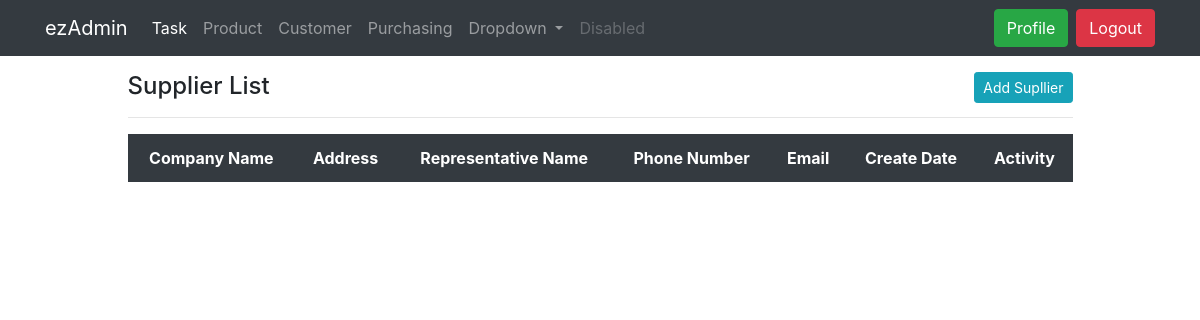
/purchasing/supplier/list (signed in), run on an earlier commit of the app's database.
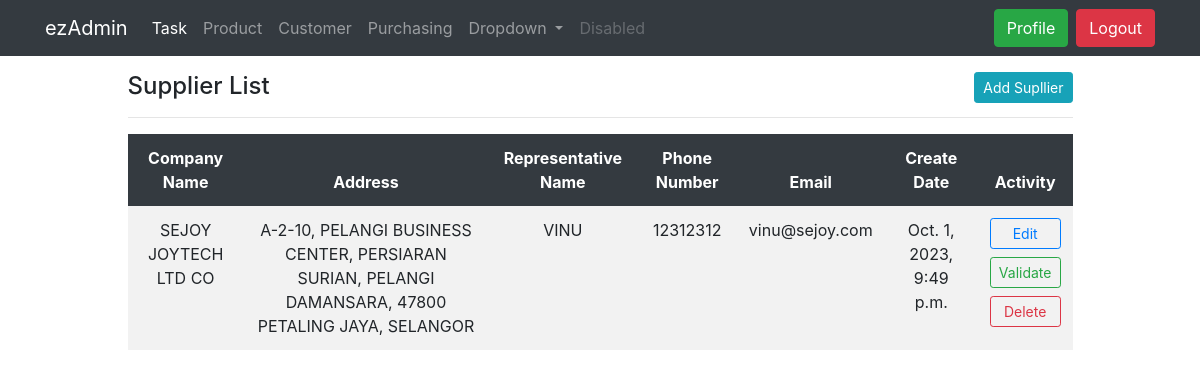
And on a later commit of the database.
### purchasing/models.py (models this page shows, shortened)
class Supplier(models.Model):
    company_name = models.CharField(max_length=200, unique=True)
    address = models.CharField(max_length=200)
    representative_name = models.CharField(max_length=200, blank = True, null = True)
    phone_number = models.PositiveIntegerField(null = True)
    email = models.CharField(max_length = 100, validators = [validate_email], blank = True, null = True)
    create_date = models.DateTimeField(blank = True, null = True)
    update_date = models.DateTimeField(blank = True, null = True)

### purchasing/views.py (the view)
# urls.py: path('purchasing/supplier/list', SupplierListView.as_view(), name='purchasing-supplier-list'),
class SupplierListView(LoginRequiredMixin, ListView):
    model = Supplier
    template_name = 'purchasing/supplier_list.html'
    context_object_name = 'suppliers'  # The variable name in the template
    def get_queryset(self):
        return Supplier.objects.all()

### templates/purchasing/supplier_list.html (shortened to what this page needs)
{% extends 'partials/base.html' %}
{% block content %}
<body>
    <div class="col-md-10 offset-md-1 table-responsive">
        <table class="table table-borderless table-striped table-hover">
            <span class="h4">Supplier List</span class="h4">
            <a class="btn btn-info btn-sm float-right" href="{% url 'purchasing-supplier-create' %}">Add Supllier</a>
            <hr>
            <thead class = "thead-dark">
                <tr>
                    <th>Company Name</th>
                    <th>Address</th>
                    <th>Representative Name</th>
                    <th>Phone Number</th>
                    <th>Email</th>
                    <th>Create Date</th>
                    <th>Activity</th>
                </tr>
            </thead>
            <tbody>
                {% for supplier in suppliers %}
                <tr>
                    <td>{{supplier.company_name}}</td>
                    <td>{{supplier.address}}</td>
                    <td>{{supplier.representative_name}}</td>
                    <td>{{supplier.phone_number}}</td>
                    <td>{{supplier.email}}</td>
                    <td>{{supplier.create_date}}</td>
                    <td>
                        <div class = "d-grid">
                                <a class="btn btn-outline-primary btn-sm btn-block" href ="{% url 'purchasing-supplier-update' pk=supplier.id %}">
                                    Edit
                                </a>
                                <a class="btn btn-outline-success btn-sm btn-block" href ="">
                                    Validate
                                </a>
                                <a class="btn btn-outline-danger btn-sm btn-block" href ="{% url 'purchasing-supplier-delete' pk=supplier.id %}">
                                    Delete
                                </a>
                        </div>
                    </td>
                </tr>
                {% endfor %}
            </tbody>
        </table>
    </div>
</body>
</html>
{% endblock %}

What changed in the data, as far as the page shows it:
added Supplier: company_name "SEJOY JOYTECH LTD CO", address "A-2-10, PELANGI BUSINESS CENTER, PERSIARAN SURIAN, PELANGI DAMANSARA, 47800 PETALING JAYA, SELANGOR", representative_name "VINU", phone_number "12312312", email "vinu@sejoy.com", create_date "Oct. 1, 2023, 9:49 p.m."
